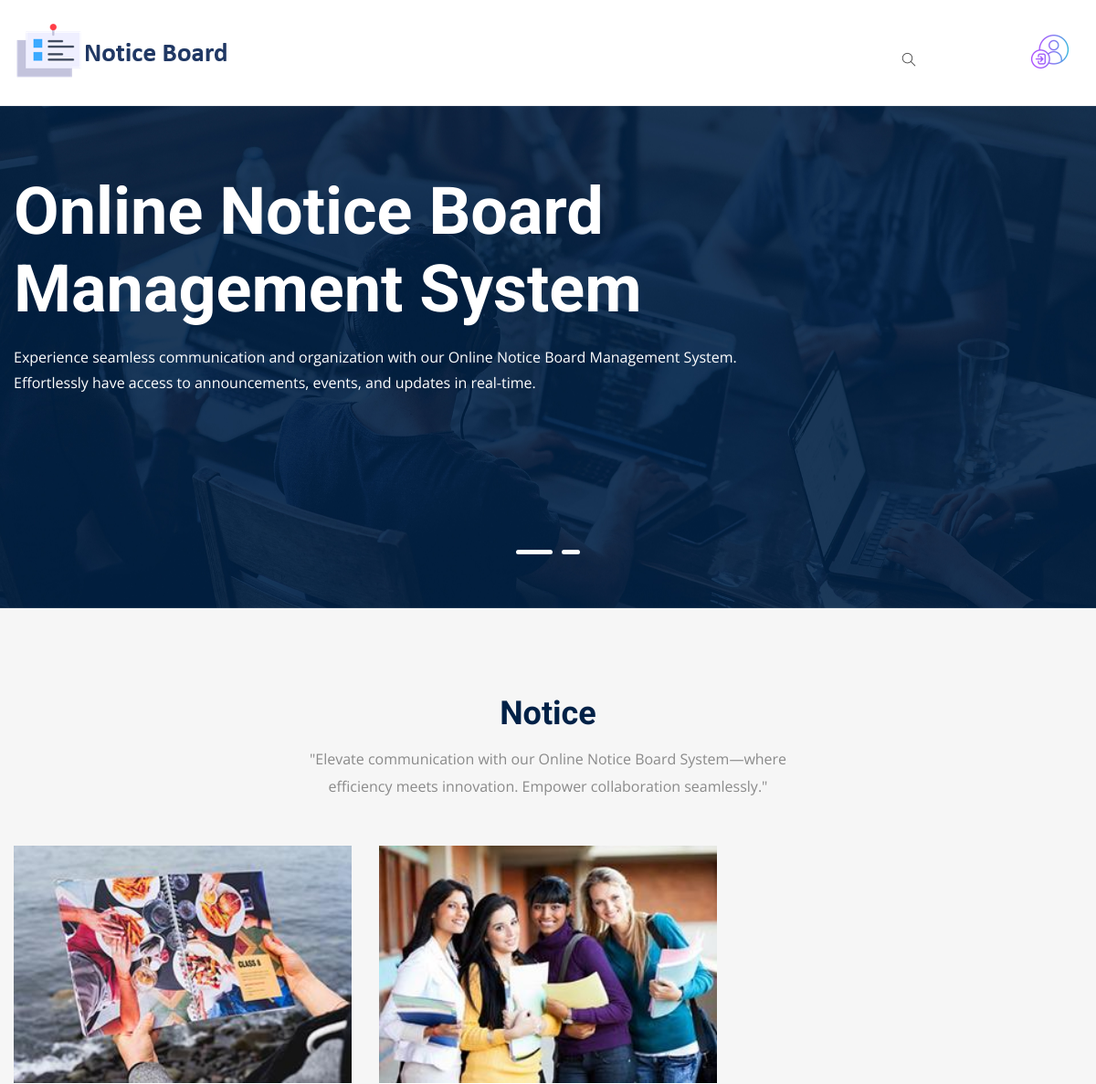
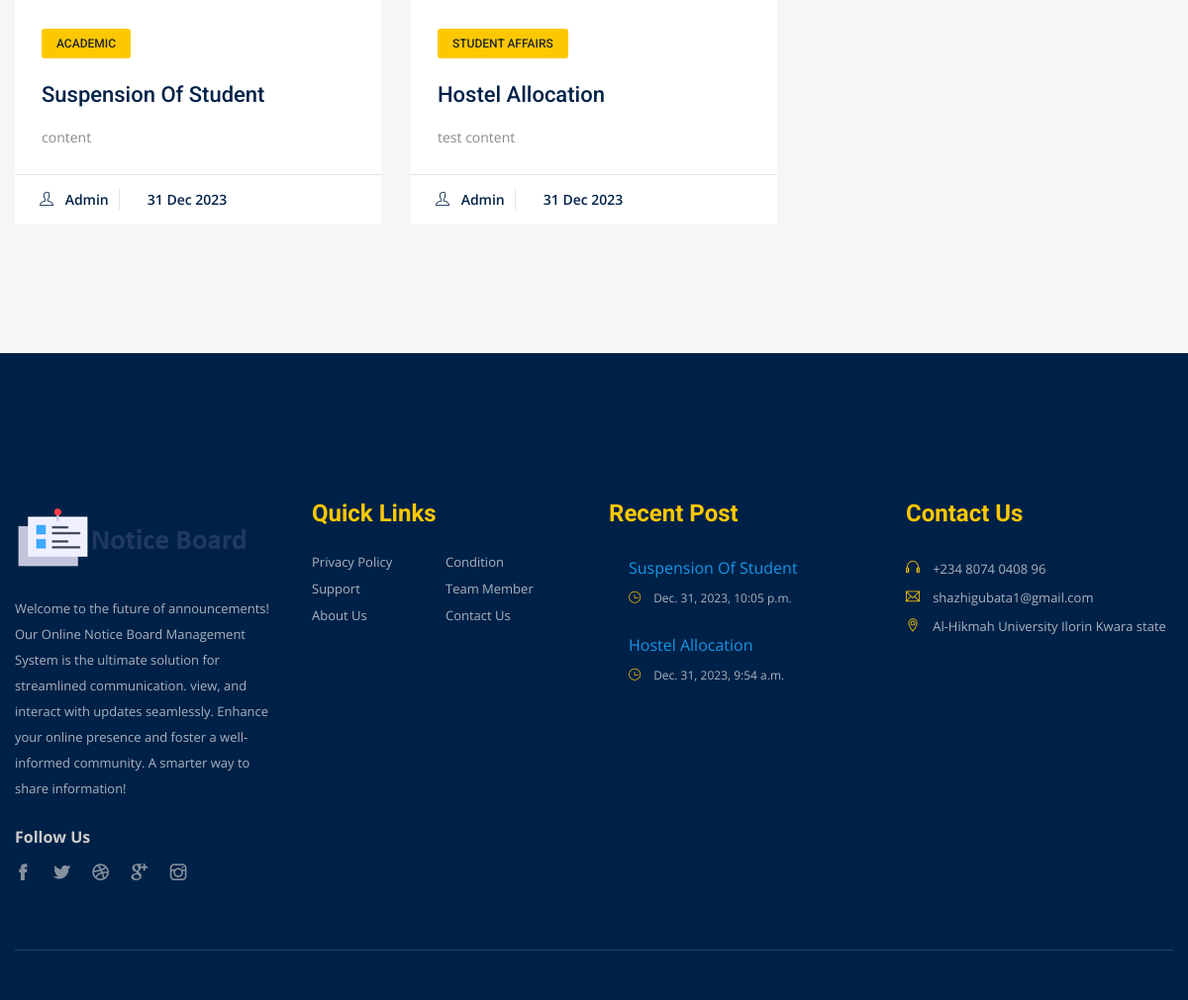
The page / on the database its author committed (2 pictures, top to bottom).
### board/models.py (models this page shows, shortened)
class Notice(models.Model):
    id = models.UUIDField(primary_key=True, default=uuid.uuid4,editable=False)
    title = models.CharField(max_length=200)
    content = models.TextField()
    image = models.ImageField(upload_to='media', default='default.jpg', null=True, blank=True)
    category = models.ForeignKey(CategoryTypes, blank=False, on_delete=models.CASCADE)
    file = models.FileField(upload_to='media/documents', null=True, blank=True)
    created_by = models.ForeignKey(User, on_delete=models.CASCADE)
    created_at = models.DateTimeField(auto_now_add=True)

class CategoryTypes(models.Model):
    types = models.CharField(max_length=30)
    class Meta:
        ordering = ('types',)
        verbose_name_plural = 'Categories'
    def __str__(self):
        return self.types

### board/views.py (the view)
# urls.py: path('', NoticeListView.as_view(), name='notice_list'),
class NoticeListView(ListView):
    model = Notice
    template_name = 'notice_list.html'
    context_object_name = 'notices'
    paginate_by = 9
    def get_queryset(self):
        query = self.request.GET.get('q')
        if query:
            return Notice.objects.filter(Q(title__icontains=query)).order_by('-created_at')
        else:
            return Notice.objects.all().order_by('-created_at')

### board/templates/board/notice_list.html (shortened to what this page needs)
{% extends "board/base.html" %}
{% load crispy_forms_tags %}
{% load static %}
{% block search %}
<li class="toggle-search-icon"><a href="#"><span class="ti-search"></span>
    <div class="toggle-search-box">
</div>
</li>
{% endblock search %}
{% block body %}
     <div class="courses-area courses-bg-height gray-bg pt-100 pb-70">
        <div class="container">
            <div class="courses-list">
                <div class="row">
                    <div class="col-xl-6 offset-xl-3 col-lg-8 offset-lg-2 col-md-10 offset-md-1">
                        <div class="section-title mb-50 text-center">
                            <div class="section-title-heading mb-20">
                                <h1 class="primary-color">Notice</h1>
                            </div>
                            <div class="section-title-para">
                                <p class="gray-color">"Elevate communication with our Online Notice Board System—where efficiency meets innovation. Empower collaboration seamlessly."</p>
                            </div>
                        </div>
                    </div>
                    {% for notice in notices %}
                    <div class="col-xl-4 col-lg-4 col-md-6">
                        <div class="courses-wrapper course-radius-none mb-30">
                            <div class="courses-thumb">
                                <a href="{% url 'notice_detail' notice.id %}">
                                    {% if notice.image %}
                                    <img src="{{ notice.image.url }}">
                                    {% else %}
                                    <img src="{% static 'img/default.jpg' %}" alt="Default Image">
                                    {% endif %}</a>
                            </div>
                            <div class="course-main-content clearfix">
                                <div class="courses-content">
                                    <div class="courses-category-name">
                                        <span>
                                            <a>{{ notice.category }}</a>
                                        </span>
                                    </div>
                                    <div class="courses-heading">
                                        <h1><a href="{% url 'notice_detail' notice.id %}">{{ notice.title }}</a></h1>
                                    </div>
                                    <div class="courses-para">
                                        <p id="myParagraph">{{notice.content|safe|linebreaksbr|truncatechars:20}}</p>
                                    </div>
                                </div>
                            </div>
                            <div class="courses-wrapper-bottom clearfix">
                                <div class="courses-icon d-flex f-left">
                                    <div class="courses-single-icon">
                                        <span class="ti-user"></span>
                                        <span class="user-number">{{ notice.created_by.username }}</span>
                                    </div>
                                    <div class="courses-single-icon">
                                        <span class="user-number">{{ notice.created_at|date:"d M Y" }}</span>
                                    </div>
                                </div>
                            </div>
                        </div>
                    </div>
                    {% endfor %}
                </div>
                <div class="row">
                    <div class="col-xl-12">
                    </div>
                </div>
            </div>
        </div>
    </div>
{% endblock body %}
{% block recent %}
{% for notice in notices|slice:":2" %}
<div class="recent-post d-flex mb-25">
    <div class="recent-post-text">
        <a  href="{% url 'notice_detail' notice.id %}">{{ notice.title }}</a>
        <div class="footer-time">
            <span class="ti-time"></span>
            <span class="footer-published-time">{{ notice.created_at }}</span>
        </div>
    </div>
</div>
{% endfor %}
{% endblock recent %}

### board/templates/board/base.html (shortened to what this page needs)
<!doctype html>
{% load static %}
<html class="no-js" lang="zxx">
<head>
<link rel="stylesheet" href="https://cdn.jsdelivr.net/npm/medium-editor@5.23.3/dist/css/medium-editor.min.css">
    <link rel="stylesheet" href="{% static "css/bootstrap.min.css" %}">
    <link rel="stylesheet" href="{% static "css/owl.carousel.min.css" %}">
    <link rel="stylesheet" href="{% static "css/animate.min.css" %}">
    <link rel="stylesheet" href="{% static "css/magnific-popup.css" %}">
    <link rel="stylesheet" href="{% static "css/fontawesome-all.min.css" %}">
    <link rel="stylesheet" href="{% static "css/themify-icons.css" %}">
    <link rel="stylesheet" href="{% static "css/slick.css" %}">
    <link rel="stylesheet" href="{% static "css/meanmenu.css" %}">
    <link rel="stylesheet" href="{% static "css/default.css" %}">
    <link rel="stylesheet" href="{% static "css/style.css" %}">
    <link rel="stylesheet" href="{% static "css/responsive.css" %}">
</head>
<body>
    <header id="home">
            <div class="header-bottom-area header-sticky" style="transition: .6s;">
                <div class="container">
                    <div class="row align-items-center">
                        <div class="col-xl-2 col-lg-2 col-md-6 col-6">
                            <div class="logo">
                                <a href="{% url "notice_list" %}">
                                    <img src="{% static "img/logo/logo.png" %}" alt="">
                                </a>
                            </div>
                        </div>
                        <div class="col-xl-10 col-lg-10 col-md-6 col-6">
                            <div class="header-bottom-icon f-right">
                                <ul>
                                    {% if user.is_authenticated %}{% else %}<li class="shopping-cart"><a href="{% url "login" %}"><img src="{% static "img/logo/login.png" %}" alt="">{% endif %}
                                        </a></li>
                                </ul>
                            </div>
                            <div class="main-menu f-right">
                                <nav id="mobile-menu" style="display: block;">
                                    <ul>
                                        {% block search %}
                                    {% endblock search %}
                                    </ul>
                                </nav>
                            </div>
                        </div>
                        <div class="col-12">
                        </div>
                    </div>
                </div>
            </div>
    </header>
    {% block slider %}
    <div class="slider-area pos-relative">
        <div class="slider-active">
            <div class="single-slider slider-height d-flex align-items-center" style="background-image: url({% static "img/slider/slider_bg_001.jpg" %})">
                <div class="container">
                    <div class="row">
                        <div class="col-xl-9 col-md-12">
                            <div class="slider-content slider-content-2">
                                <h1 class="white-color f-700" data-animation="fadeInUp" data-delay=".2s">Online Notice Board<br>Management System</h1>
                                <p data-animation="fadeInUp" data-delay=".4s">Experience seamless communication and organization with our Online Notice Board Management System. Effortlessly have access to announcements, events, and updates in real-time.<br></p>
                            </div>
                        </div>
                    </div>
                </div>
            </div>
        </div>
    </div>
    {% endblock slider %}
    {% block body %}
    {% endblock body %}
    <footer id="Contact">
        <div class="footer-area primary-bg pt-150">
            <div class="container">
                <div class="footer-top pb-35">
                    <div class="row">
                        <div class="col-xl-3 col-lg-4 col-md-6">
                            <div class="footer-widget mb-30">
                                <div class="footer-logo">
                                    <img src="{% static "img/logo/logo.png" %}" alt="">
                                </div>
                                <div class="footer-para">
                                    <p>Welcome to the future of announcements! Our Online Notice Board Management System is the ultimate solution for streamlined communication. view, and interact with updates seamlessly. Enhance your online presence and foster a well-informed community. A smarter way to share information! </p>
                                </div>
                                <div class="footer-socila-icon">
                                    <span>Follow Us</span>
                                    <div class="footer-social-icon-list">
                                        <ul>
                                            <li><a href="#"><span class="ti-facebook"></span></a></li>
                                            <li><a href="#"><span class="ti-twitter-alt"></span></a></li>
                                            <li><a href="#"><span class="ti-dribbble"></span></a></li>
                                            <li><a href="google.com"><span class="ti-google"></span></a></li>
                                            <li><a href="#"><span class="ti-instagram"></span></a></li>
                                        </ul>
                                    </div>
                                </div>
                            </div>
                        </div>
                        <div class="col-xl-3 col-lg-4 col-md-6">
                            <div class="footer-widget mb-30">
                                <div class="footer-heading">
                                    <h1>Quick Links</h1>
                                </div>
                                <div class="footer-menu clearfix">
                                    <ul>
                                        <li><a href="#">Privacy Policy</a></li>
                                        <li><a href="#">Condition</a></li>
                                        <li><a href="#">Support</a></li>
                                        <li><a href="#">Team Member</a></li>
                                        <li><a href="#">About Us</a></li>
                                        <li><a href="#">Contact Us</a></li>
                                    </ul>
                                </div>
                            </div>
                        </div>
                        <div class="col-xl-3 col-lg-4 d-lg-none d-xl-block col-md-6">
                            <div class="footer-widget mb-30">
                                <div class="footer-heading">
                                    <h1>Recent Post</h1>
                                </div>
                                {% block recent %}{% endblock recent %}
                            </div>
                        </div>
                        <div class="col-xl-3 col-lg-4  col-md-6">
                            <div class="footer-widget mb-30">
                                <div class="footer-heading">
                                    <h1>Contact Us</h1>
                                </div>
                                <div class="footer-contact-list">
                                    <div class="single-footer-contact-info">
                                        <span class="ti-headphone "></span>
                                        <span class="footer-contact-list-text">+234 8074 0408 96</span>
                                    </div>
                                    <div class="single-footer-contact-info">
                                        <span class="ti-email "></span>
                                        <span class="footer-contact-list-text">shazhigubata1@gmail.com</span>
                                    </div>
                                    <div class="single-footer-contact-info">
                                        <span class="ti-location-pin"></span>
                                        <span class="footer-contact-list-text">Al-Hikmah University Ilorin Kwara state</span>
                                    </div>
                                </div>
                            </div>
                        </div>
                    </div>
                </div>
                <div class="footer-bottom pt-25 pb-25">
                    </div>
                </div>
            </div>
    </footer>
</body>
</html>

### board/static/css/default.css (style rules this page uses)
.mb-20 { margin-bottom: 20px; }
.mb-25 { margin-bottom: 25px; }
.mb-30 { margin-bottom: 30px; }
.mb-50 { margin-bottom: 50px; }
.pt-25 { padding-top: 25px; }
.pt-100 { padding-top: 100px; }
.pt-150 { padding-top: 150px; }
.pb-25 { padding-bottom: 25px; }
.pb-35 { padding-bottom: 35px; }
.pb-70 { padding-bottom: 70px; }
.f-700 { font-weight: 700; }
.gray-bg { background: #f6f6f6; }
.primary-bg { background: #002147; }
.gray-color { color: #8a8a8a; }
.white-color { color: #fff; }
.primary-color { color: #002147; }

### board/static/css/responsive.css (style rules this page uses)
@media (min-width: 1200px) and (max-width: 1500px) { .slider-height { min-height: 508px; } }
@media (min-width: 992px) and (max-width: 1200px) { .slider-height { min-height: 550px; } }
@media (min-width: 992px) and (max-width: 1200px) { .slider-content.slider-content-2 { padding-top: 8px; padding-bottom: 129px; } }
@media (min-width: 992px) and (max-width: 1200px) { .section-title-para p { padding: 0 8px; } }
@media (min-width: 992px) and (max-width: 1200px) { .courses-content { padding-left: 27px; padding-right: 24px; } }
@media (min-width: 992px) and (max-width: 1200px) { .courses-single-icon { padding-right: 10px; } }

### rows shown on the page
Notice: image (picture), category "ACADEMIC", title "Suspension Of Student", content "content", created_by.username "Admin", created_at "31 Dec 2023", created_at "Dec. 31, 2023, 10:05 p.m."
Notice: image (picture), category "STUDENT AFFAIRS", title "Hostel Allocation", content "test content", created_by.username "Admin", created_at "31 Dec 2023", created_at "Dec. 31, 2023, 9:54 a.m."
